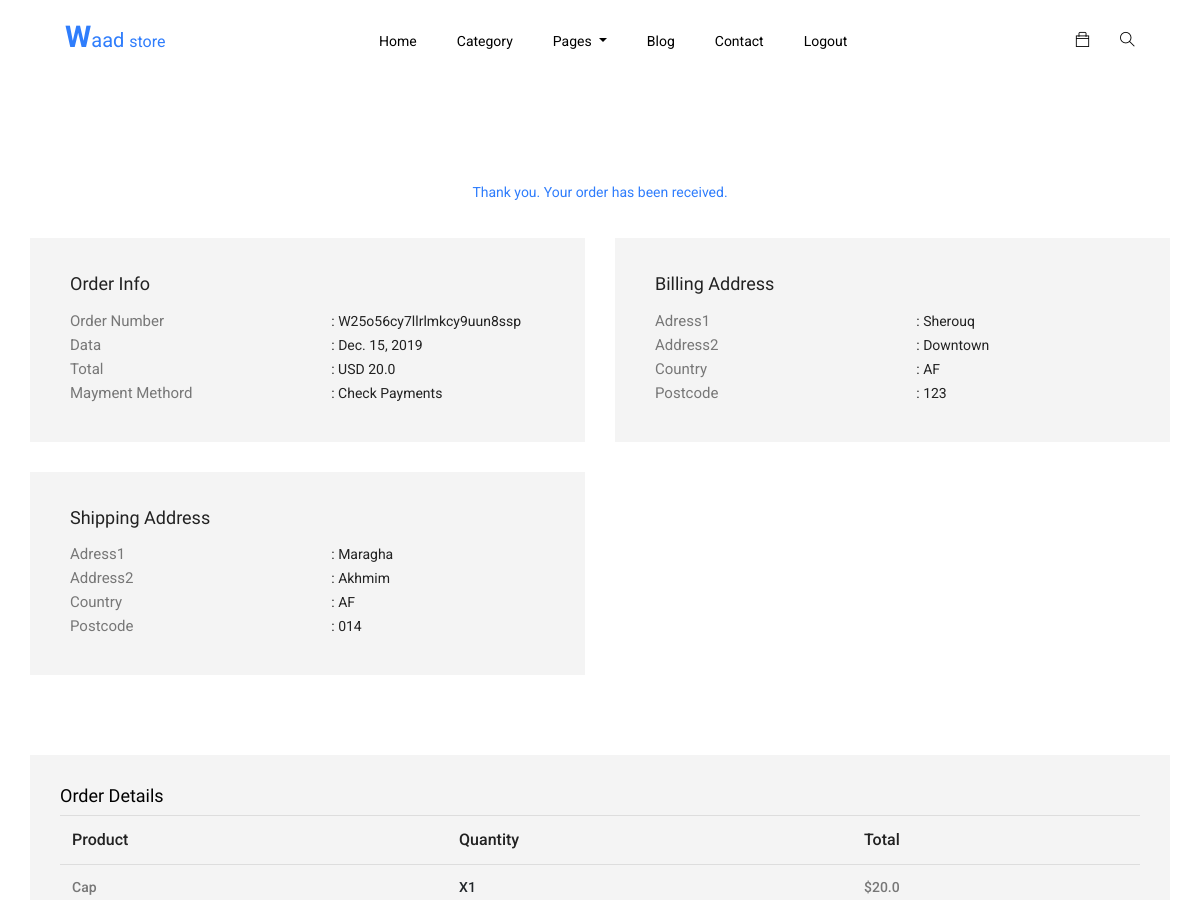
Page /confirmation/ (signed in, upper part) on the earlier database version.
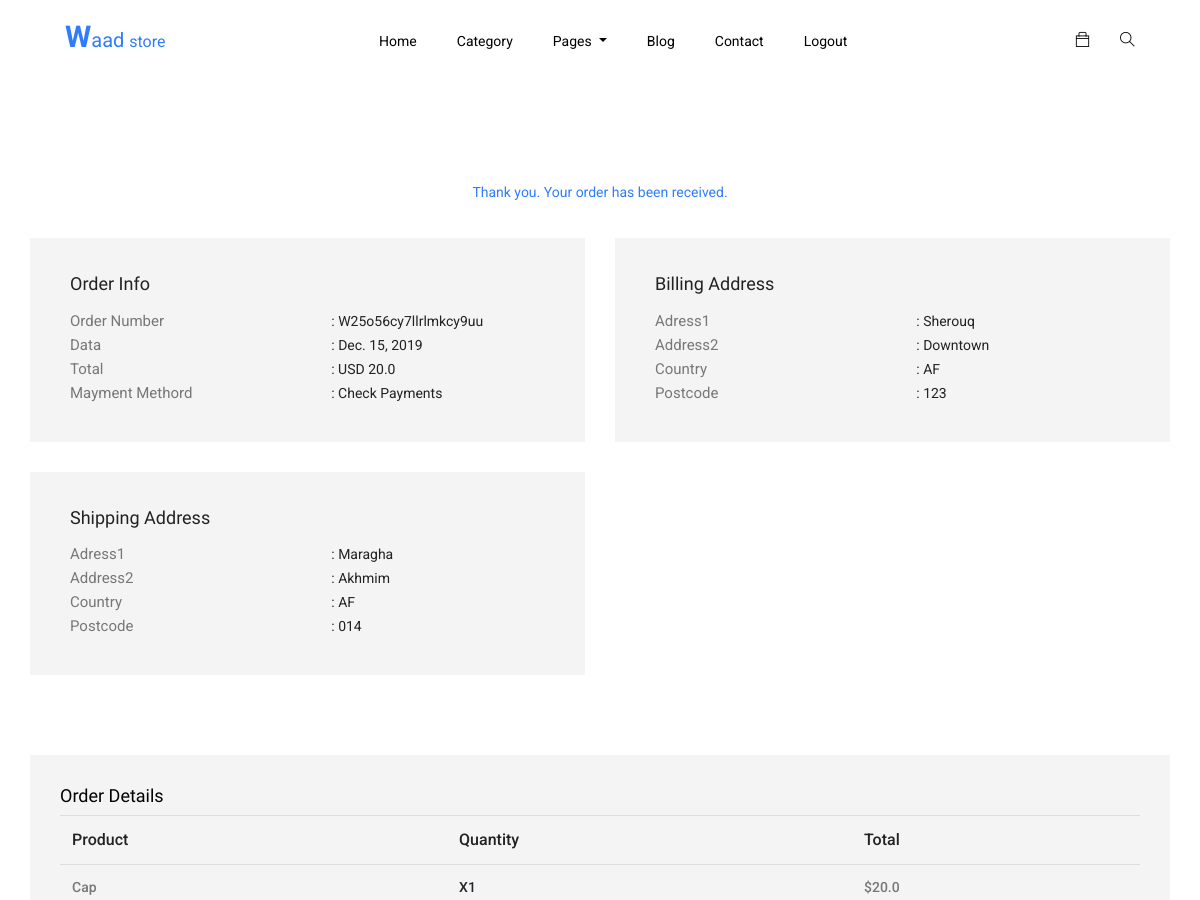
Same page on the later database version.
### main/models.py (models this page shows, shortened)
class Order(models.Model):
    user  = models.ForeignKey(User, on_delete=models.CASCADE)
    items = models.ManyToManyField(OrederItem )
    ref_code = models.CharField(max_length=20)
    ordered  = models.BooleanField(default=False)
    created_at = models.DateTimeField(auto_now_add=True)
    ordered_at = models.DateTimeField(default = timezone.now)
    shipping_address = models.ForeignKey('Address', related_name="shipping_address",
                                        on_delete=models.SET_NULL, blank=True, null=True)
    billing_address  = models.ForeignKey('Address', related_name="billing_address",
                                        on_delete=models.SET_NULL, blank=True, null=True)
    payment          = models.ForeignKey('Payment',on_delete=models.SET_NULL,
                                        blank=True, null=True)
    coupon = models.ForeignKey('Coupon', on_delete=models.CASCADE, blank=True, null=True)
    in_way   = models.BooleanField(default=False)
    received = models.BooleanField(default=False)
    refund_requested = models.BooleanField(default=False)
    refund_granted   = models.BooleanField(default=False)
    def get_Subtotal(self):
        total = 0
        for item_order in self.items.all():
            total += item_order.get_total_price()
        return total
    def get_subtotal_discount(self):
        total = 0
        for item_order in self.items.all():
            total += item_order.get_total_discount()
        return total
    def get_total(self):
        total = 0
        for item_order in self.items.all():
            total += item_order.get_total_price()
        if self.coupon:
            total -= self.coupon.amount
        return total

class OrederItem(models.Model):
    user = models.ForeignKey(User, on_delete=models.CASCADE)
    item = models.ForeignKey(Item, on_delete=models.CASCADE)
    quantity  = models.IntegerField(default=1)
    ordered   = models.BooleanField(default=False)
    def get_total_price(self):
        return self.quantity * self.item.new_price
    def get_total_discount(self):
        if self.item.old_price:
            return self.quantity * (self.item.old_price - self.item.new_price)
        else:
            return 0

class Item(models.Model):
    title = models.CharField(max_length = 23)
    new_price = models.FloatField()
    old_price = models.FloatField(blank=True, null=True)
    image = models.ImageField()
    description = models.TextField()
    for_who = models.CharField(max_length = 1, choices= FOR_WHO_CHOISE)
    category = models.CharField(max_length = 1, choices= CATEGORY_CHOISE)
    stock = models.IntegerField()
    new_arrival = models.BooleanField()
    size = models.CharField(max_length = 23,)
    width = models.FloatField()
    height = models.FloatField()
    weight = models.IntegerField()
    quality_checking = models.CharField(max_length = 3, choices= QUALITY_CHOISE )
    code = models.CharField(max_length = 23, unique=True)
    slug = models.SlugField(unique=True, allow_unicode=True)
    created_at = models.DateTimeField(auto_now_add=True)
    update_at = models.DateTimeField(default = timezone.now)

class Address(models.Model):
    user = models.ForeignKey(User, on_delete=models.CASCADE)
    address_one  = models.CharField(max_length=325)
    address_two  = models.CharField(max_length=325)
    phone_number = models.IntegerField(blank=True, null=True)
    email   = models.EmailField(blank=True, null=True)
    country = CountryField(multiple=False)
    zip     = models.CharField(max_length=9)
    town    = models.CharField(max_length=325)
    address_type = models.CharField(max_length=1, choices= ADDRESS_CHOICE)
    defualt = models.BooleanField(default=False)
    class Meta:
        verbose_name_plural = 'Addresses'

### main/views.py (the view)
# urls.py: path('confirmation/', views.ConfirmatonView.as_view(), name = 'confirmation'),
class ConfirmatonView(View):
    def get(self, *args, **kwargs):
        try:
            order = Order.objects.get(user = self.request.user)
            context = { 'order':order,
                        }
            return render(self.request,"confirmation.html",context )
        except ObjectDoesNotExist:
            messages.info(self.request, 'you not have any orders')
            return redirect('main:home')

### templates/confirmation.html (shortened to what this page needs)
{% extends "base.html" %}
{% load static %}
{% block body_content %}
  <section class="confirmation_part section_padding">
    <div class="container">
      <div class="row">
        <div class="col-lg-12">
          <div class="confirmation_tittle">
            <span>Thank you. Your order has been received.</span>
          </div>
        </div>
        <div class="col-lg-6 col-lx-4">
          <div class="single_confirmation_details">
            <h4>order info</h4>
            <ul>
              <li>
                <p>order number</p><span>: {{order.ref_code}}</span>
              </li>
              <li>
                <p>data</p><span>: {{order.ordered_at|date}} </span>
              </li>
              <li>
                <p>total</p><span>: USD {{order.get_total}}</span>
              </li>
              <li>
                <p>mayment methord</p><span>: Check payments</span>
              </li>
            </ul>
          </div>
        </div>
        <div class="col-lg-6 col-lx-4">
          <div class="single_confirmation_details">
            <h4>Billing Address</h4>
            <ul>
              <li>
                <p>adress1</p><span>: {{order.billing_address.address_one}}</span>
              </li>
              <li>
                <p>address2</p><span>: {{order.billing_address.address_two}}</span>
              </li>
              <li>
                <p>country</p><span>: {{order.billing_address.country}}</span>
              </li>
              <li>
                <p>postcode</p><span>: {{order.billing_address.zip}}</span>
              </li>
            </ul>
          </div>
        </div>
        <div class="col-lg-6 col-lx-4">
          <div class="single_confirmation_details">
            <h4>shipping Address</h4>
            <ul>
              <li>
                <p>adress1</p><span>: {{order.shipping_address.address_one}}</span>
              </li>
              <li>
                <p>address2</p><span>: {{order.shipping_address.address_two}}</span>
              </li>
              <li>
                <p>country</p><span>: {{order.shipping_address.country}}</span>
              </li>
              <li>
                <p>postcode</p><span>: {{order.shipping_address.zip}}</span>
              </li>
            </ul>
          </div>
        </div>
      </div>
      <div class="row">
        <div class="col-lg-12">
          <div class="order_details_iner">
            <h3>Order Details</h3>
            <table class="table table-borderless">
              <thead>
                <tr>
                  <th scope="col" colspan="2">Product</th>
                  <th scope="col">Quantity</th>
                  <th scope="col">Total</th>
                </tr>
              </thead>
              <tbody>
                {% for order_item in order.items.all %}
                <tr>
                  <th colspan="2"><span>{{order_item.item.title}}</span></th>
                  <th>x{{order_item.quantity}}</th>
                  <th> <span>${{order_item.get_total_price}}</span></th>
                </tr>
                {% endfor %}
              </tbody>
            </table>
          </div>
        </div>
      </div>
    </div>
  </section>
  {% endblock %}

Differences in the rows shown:
changed Order "Sherouq": ref_code "W25o56cy7llrlmkcy9uun8ssp" → "W25o56cy7llrlmkcy9uu"
